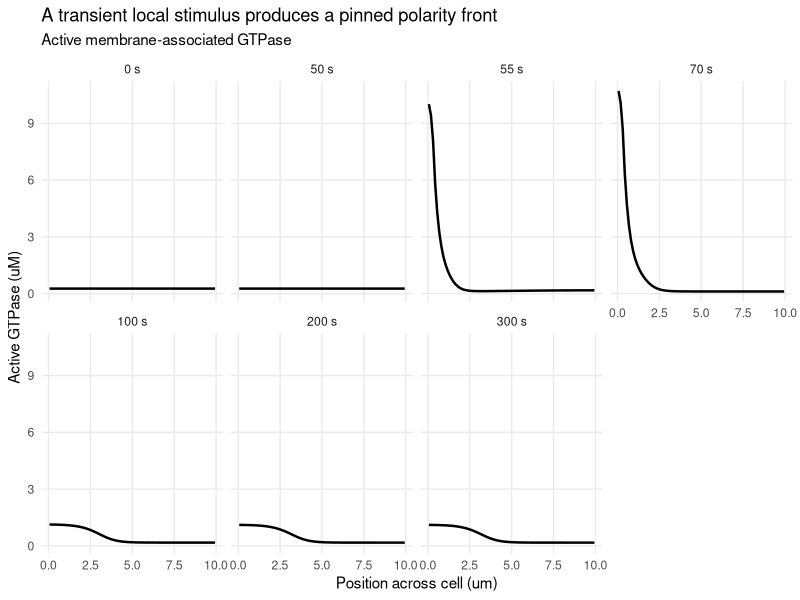
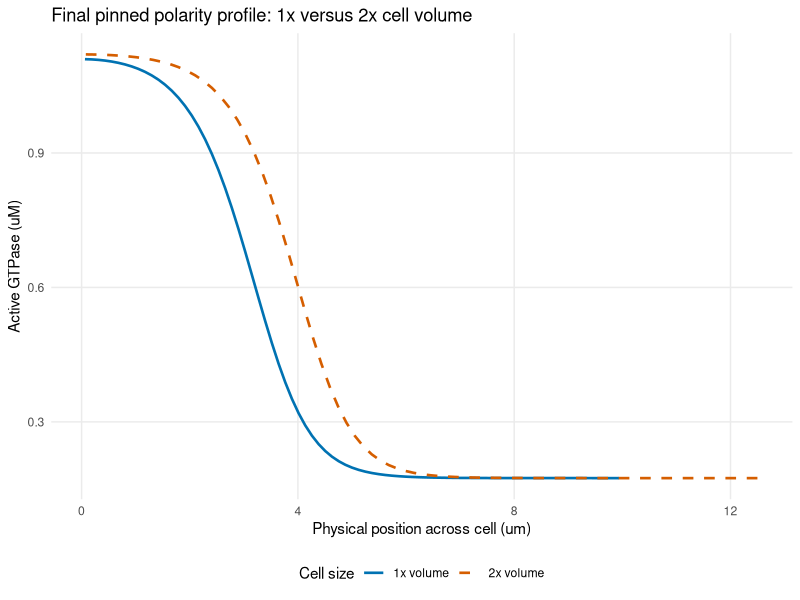
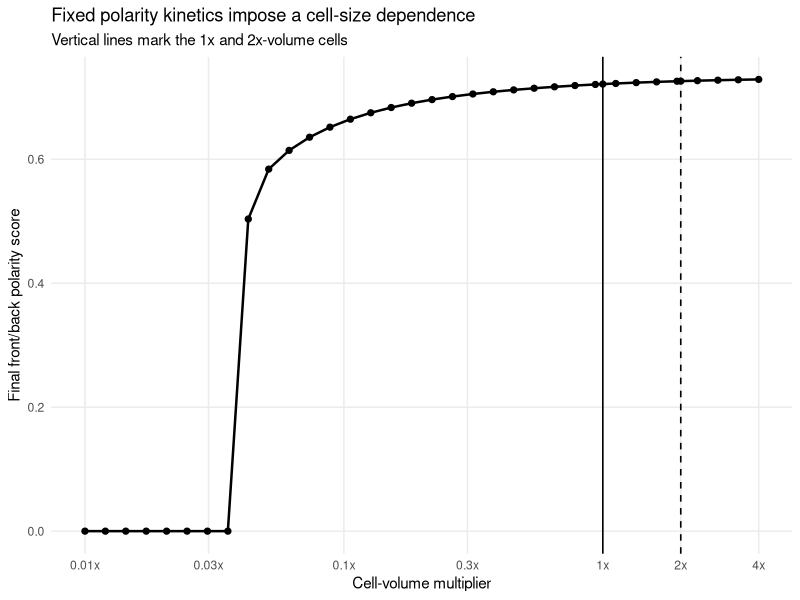

Write R code to recreate these figures, in order.
## ---- chunk 1
knitr::opts_chunk$set(echo = FALSE, message = FALSE, warning = FALSE)

library(ggplot2)
library(deSolve)

volume_colours <- c(`1x volume` = "#0072B2", `2x volume` = "#D55E00")
plot_theme <- theme_minimal(base_size = 11) +
  theme(
    legend.position = "bottom",
    panel.grid.minor = element_blank()
  )
## ---- chunk 2
pars <- list(
  D_a = 0.1,        # um^2 / s
  D_b = 10,         # um^2 / s
  k0 = 0.067,       # 1 / s
  gamma = 1,        # 1 / s
  K = 1,            # uM
  delta = 1,        # 1 / s
  a0 = 0.2683,      # uM
  b0 = 2,           # uM
  stimulus_rate = 10,      # 1 / s
  stimulus_start = 50,     # s
  stimulus_end = 70,       # s
  stimulus_width_um = 0.4, # um
  baseline_length_um = 10, # um
  end_time_s = 300
)

parameter_table <- data.frame(
  Parameter = c(
    "D_a", "D_b", "k0", "gamma", "K", "delta",
    "a(x,0)", "b(x,0)", "stimulus", "stimulus window",
    "stimulated region", "baseline L"
  ),
  Value = c(
    "0.1 um^2/s", "10 um^2/s", "0.067 /s", "1 /s", "1 uM", "1 /s",
    "0.2683 uM", "2 uM", "10 /s", "50-70 s",
    "0-0.4 um", "10 um"
  )
)

knitr::kable(parameter_table, align = c("l", "l"))
## ---- chunk 3
laplacian_no_flux <- function(y, dx) {
  n <- length(y)
  out <- numeric(n)

  out[1] <- (y[2] - y[1]) / dx^2
  out[n] <- (y[n - 1] - y[n]) / dx^2

  if (n > 2) {
    out[2:(n - 1)] <-
      (y[1:(n - 2)] - 2 * y[2:(n - 1)] + y[3:n]) / dx^2
  }

  out
}

simulate_wave_pinning <- function(
    length_um,
    parameters = pars,
    n_cells = 81,
    output_times = seq(0, parameters$end_time_s, by = 1)) {

  dx <- length_um / n_cells
  x <- (seq_len(n_cells) - 0.5) * dx

  state0 <- c(
    setNames(rep(parameters$a0, n_cells), sprintf("a_%03d", seq_len(n_cells))),
    setNames(rep(parameters$b0, n_cells), sprintf("b_%03d", seq_len(n_cells)))
  )

  rhs <- function(time, state, controls) {
    a <- state[seq_len(n_cells)]
    b <- state[n_cells + seq_len(n_cells)]

    stimulus <- if (controls$stimulus_on) {
      ifelse(x <= parameters$stimulus_width_um,
             parameters$stimulus_rate, 0)
    } else {
      rep(0, n_cells)
    }

    hill <- a^2 / (parameters$K^2 + a^2)
    reaction <-
      b * (parameters$k0 + parameters$gamma * hill + stimulus) -
      parameters$delta * a

    da <-
      parameters$D_a * laplacian_no_flux(a, dx) +
      reaction

    db <-
      parameters$D_b * laplacian_no_flux(b, dx) -
      reaction

    list(c(da, db))
  }

  run_stage <- function(state, times, stimulus_on) {
    times <- sort(unique(times))
    if (length(times) < 2) {
      stop("Each integration stage must contain at least two time points.")
    }

    ode(
      y = state,
      times = times,
      func = rhs,
      parms = list(stimulus_on = stimulus_on),
      method = "lsodes",
      rtol = 1e-7,
      atol = 1e-9
    )
  }

  add_bounds <- function(values, lower, upper) {
    sort(unique(c(lower, values[values > lower & values < upper], upper)))
  }

  t0 <- 0
  ts <- parameters$stimulus_start
  te <- parameters$stimulus_end
  tf <- max(output_times)

  times_1 <- add_bounds(output_times, t0, ts)
  stage_1 <- run_stage(state0, times_1, FALSE)

  state_1 <- as.numeric(stage_1[nrow(stage_1), -1])
  names(state_1) <- names(state0)

  times_2 <- add_bounds(output_times, ts, te)
  stage_2 <- run_stage(state_1, times_2, TRUE)

  state_2 <- as.numeric(stage_2[nrow(stage_2), -1])
  names(state_2) <- names(state0)

  times_3 <- add_bounds(output_times, te, tf)
  stage_3 <- run_stage(state_2, times_3, FALSE)

  combined <- rbind(
    stage_1,
    stage_2[-1, , drop = FALSE],
    stage_3[-1, , drop = FALSE]
  )

  combined <- as.data.frame(combined)
  combined <- combined[combined$time %in% output_times, , drop = FALSE]

  a_cols <- grep("^a_", names(combined))
  b_cols <- grep("^b_", names(combined))

  total_mean <- rowMeans(combined[, a_cols, drop = FALSE]) +
    rowMeans(combined[, b_cols, drop = FALSE])

  mass_error <- max(abs(total_mean - total_mean[1]))

  list(
    length_um = length_um,
    x_um = x,
    dx_um = dx,
    result = combined,
    a_cols = a_cols,
    b_cols = b_cols,
    mass_error = mass_error
  )
}

profile_data <- function(simulation, times = NULL) {
  result <- simulation$result
  if (!is.null(times)) {
    result <- result[result$time %in% times, , drop = FALSE]
  }

  do.call(
    rbind,
    lapply(seq_len(nrow(result)), function(i) {
      data.frame(
        time_s = result$time[i],
        x_um = simulation$x_um,
        active_uM = as.numeric(result[i, simulation$a_cols]),
        inactive_uM = as.numeric(result[i, simulation$b_cols])
      )
    })
  )
}

polarity_score <- function(simulation, front_fraction = 0.2) {
  result <- simulation$result
  final_a <- as.numeric(result[nrow(result), simulation$a_cols])
  x <- simulation$x_um
  L <- simulation$length_um

  front <- mean(final_a[x <= front_fraction * L])
  back <- mean(final_a[x >= (1 - front_fraction) * L])

  (front - back) / (front + back)
}
## ---- chunk 4
reference_times <- seq(0, pars$end_time_s, by = 1)

reference_sim <- simulate_wave_pinning(
  length_um = pars$baseline_length_um,
  output_times = reference_times
)

stopifnot(reference_sim$mass_error < 1e-5)

display_times <- c(0, 50, 55, 70, 100, 200, 300)
reference_profiles <- profile_data(reference_sim, display_times)

reference_profiles$time_label <- factor(
  paste0(reference_profiles$time_s, " s"),
  levels = paste0(display_times, " s")
)
## ---- chunk 5
ggplot(reference_profiles, aes(x_um, active_uM)) +
  geom_line(linewidth = 0.85) +
  facet_wrap(~ time_label, ncol = 4) +
  labs(
    title = "A transient local stimulus produces a pinned polarity front",
    subtitle = "Active membrane-associated GTPase",
    x = "Position across cell (um)",
    y = "Active GTPase (uM)"
  ) +
  plot_theme
## ---- chunk 6
volume_multipliers <- c(`1x volume` = 1, `2x volume` = 2)

comparison_sims <- lapply(
  volume_multipliers,
  function(v) {
    simulate_wave_pinning(
      length_um = pars$baseline_length_um * v^(1 / 3),
      output_times = c(0, pars$stimulus_start, pars$stimulus_end, pars$end_time_s)
    )
  }
)

comparison_profiles <- do.call(
  rbind,
  lapply(names(comparison_sims), function(label) {
    sim <- comparison_sims[[label]]
    final <- profile_data(sim, pars$end_time_s)
    final$volume <- label
    final$cell_length_um <- sim$length_um
    final$relative_position <- final$x_um / sim$length_um
    final
  })
)

comparison_scores <- data.frame(
  volume = names(comparison_sims),
  volume_multiplier = unname(volume_multipliers),
  cell_length_um = vapply(comparison_sims, function(x) x$length_um, numeric(1)),
  polarity_score = vapply(comparison_sims, polarity_score, numeric(1))
)
## ---- chunk 7
ggplot(
  comparison_profiles,
  aes(x_um, active_uM, colour = volume, linetype = volume)
) +
  geom_line(linewidth = 0.9) +
  scale_colour_manual(values = volume_colours) +
  scale_linetype_manual(values = c(`1x volume` = "solid", `2x volume` = "dashed")) +
  labs(
    title = "Final pinned polarity profile: 1x versus 2x cell volume",
    x = "Physical position across cell (um)",
    y = "Active GTPase (uM)",
    colour = "Cell size",
    linetype = "Cell size"
  ) +
  plot_theme
## ---- chunk 8
sweep_volumes <- sort(unique(c(
  exp(seq(log(0.01), log(4), length.out = 34)),
  1,
  2
)))

sweep_rows <- lapply(sweep_volumes, function(v) {
  L <- pars$baseline_length_um * v^(1 / 3)

  sim <- simulate_wave_pinning(
    length_um = L,
    output_times = c(0, pars$stimulus_start, pars$stimulus_end, pars$end_time_s)
  )

  data.frame(
    volume_multiplier = v,
    cell_length_um = L,
    polarity_score = polarity_score(sim),
    mass_error = sim$mass_error
  )
})

size_sweep <- do.call(rbind, sweep_rows)

stopifnot(max(size_sweep$mass_error) < 1e-5)
## ---- chunk 9
ggplot(size_sweep, aes(volume_multiplier, polarity_score)) +
  geom_line(linewidth = 0.85) +
  geom_point(size = 1.8) +
  geom_vline(
    xintercept = c(1, 2),
    linetype = c("solid", "dashed"),
    linewidth = 0.55
  ) +
  scale_x_log10(
    breaks = c(0.01, 0.03, 0.1, 0.3, 1, 2, 4),
    labels = c("0.01x", "0.03x", "0.1x", "0.3x", "1x", "2x", "4x")
  ) +
  labs(
    title = "Fixed polarity kinetics impose a cell-size dependence",
    subtitle = "Vertical lines mark the 1x and 2x-volume cells",
    x = "Cell-volume multiplier",
    y = "Final front/back polarity score"
  ) +
  plot_theme
## ---- chunk 10
data_dir <- "../docs/data"

if (dir.exists("../docs")) {
  dir.create(data_dir, recursive = TRUE, showWarnings = FALSE)

  write.csv(
    reference_profiles,
    file.path(data_dir, "wave_pinning_timecourse.csv"),
    row.names = FALSE
  )

  write.csv(
    comparison_profiles,
    file.path(data_dir, "wave_pinning_volume_comparison.csv"),
    row.names = FALSE
  )

  write.csv(
    size_sweep,
    file.path(data_dir, "wave_pinning_size_sweep.csv"),
    row.names = FALSE
  )
}
